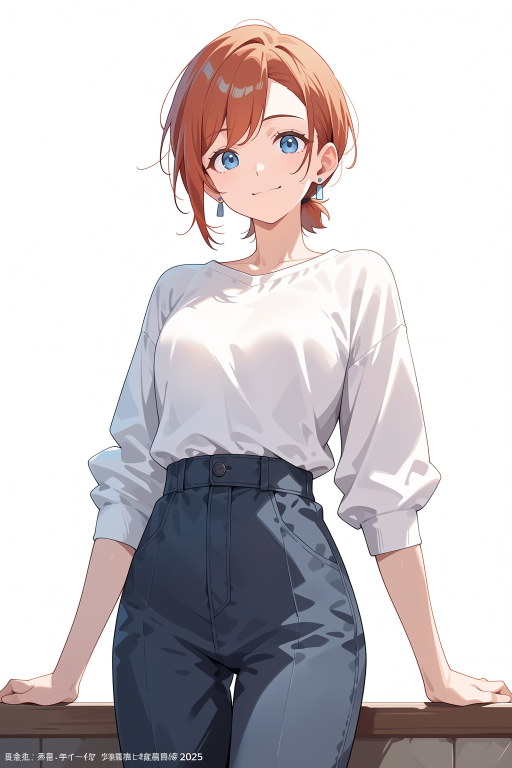
#> input picture art_source/portraits_src/linchen_s777001_cfg2.png, 1024 x 1536 px, found by its file name (shown at 1/2 size)
$ python gen_portrait_final.py
#> lines starting #> are read from the running program, lines starting #| are printed output that depends on the picture
# -*- coding: utf-8 -*-
"""
立绘后处理：去白底 → 透明 PNG → 512×768（供 StoryDialogue 对话头像使用）

输入（制作人选型，2026-08-02）：
  public/assets/portraits/src/linchen_s777001_cfg2.png  →  linchen.png
  public/assets/portraits/src/xiya.png                  →  xiya.png

说明（v0.4.3 修订）：立绘保留原背景，以圆角卡片形式展示——去背会损伤发丝/肩部边缘，且背景本身有艺术价值。
本脚本只做：缩放至 512×768（RGBA，供 UI object-fit: cover 裁切）。
运行：python tools/gen_portrait_final.py
"""

import os
from PIL import Image

ROOT = os.path.dirname(os.path.dirname(os.path.abspath(__file__)))
SRC_DIR = os.path.join(ROOT, "public", "assets", "portraits", "src")
OUT_DIR = os.path.join(ROOT, "public", "assets", "portraits")

TARGET = (512, 768)

JOBS = [
    ("linchen_s777001_cfg2.png", "linchen.png"),
    ("xiya.png", "xiya.png"),
    ("elder_s202608021.png", "elder.png"),
]


def main() -> None:
    os.makedirs(OUT_DIR, exist_ok=True)
    for src_name, out_name in JOBS:
        src_path = os.path.join(SRC_DIR, src_name)
        out_path = os.path.join(OUT_DIR, out_name)
        if not os.path.exists(src_path):
            print(f"[skip] 缺少输入: {src_path}")
            continue
        img = Image.open(src_path).convert("RGBA")
        img = img.resize(TARGET, Image.LANCZOS)
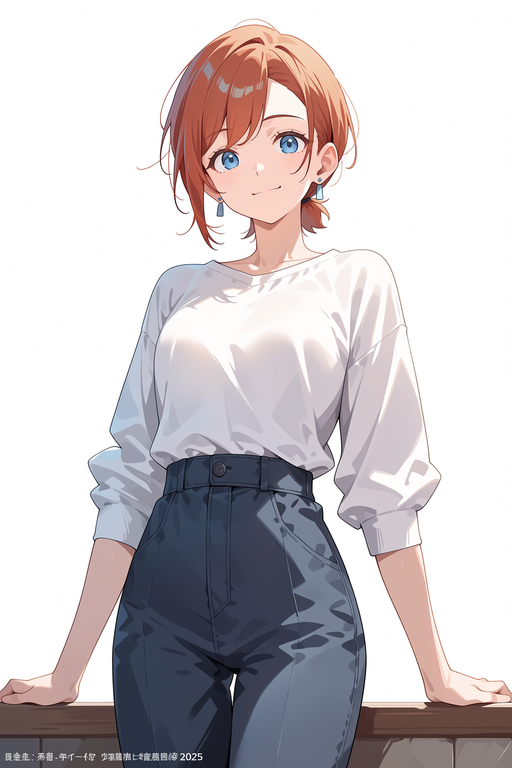
#> img: PIL image 512x768 RGBA; mean R, G, B, A 201.6, 195.4, 198.3, 255
        img.save(out_path, "PNG")
        print(f"[OK] {src_name} → {out_name} ({img.size[0]}x{img.size[1]} RGBA)")
#| [OK] linchen_s777001_cfg2.png → linchen.png (512x768 RGBA)
#> pass 3 of the loop in main, `for src_name, out_name in JOBS:`:
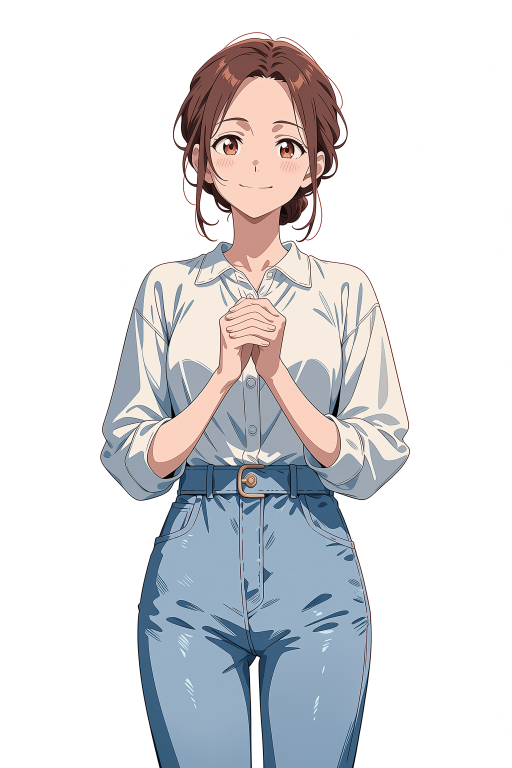
#> input picture art_source/portraits_src/elder_s202608021.png, 1024 x 1536 px, found by its file name (shown at 1/2 size)
#> in main, `img = img.resize(TARGET, Image.LANCZOS)`:
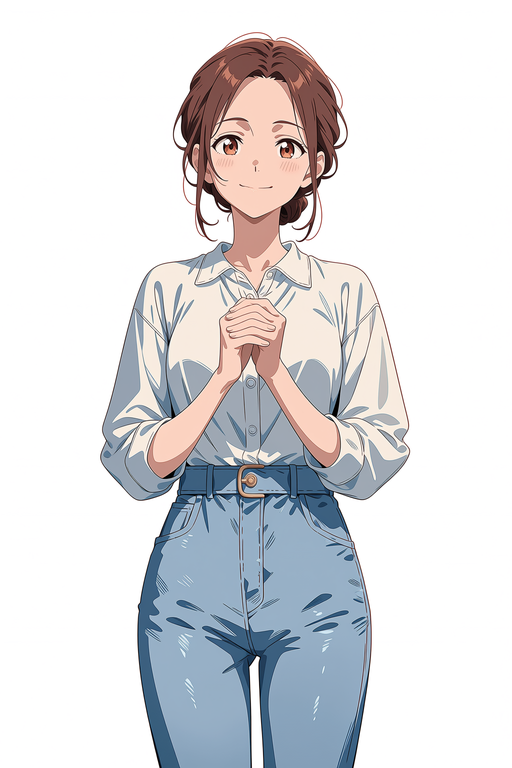
#> img: PIL image 512x768 RGBA; mean R, G, B, A 220.3, 220.2, 222.8, 255
#| [OK] elder_s202608021.png → elder.png (512x768 RGBA)


if __name__ == "__main__":
    main()
